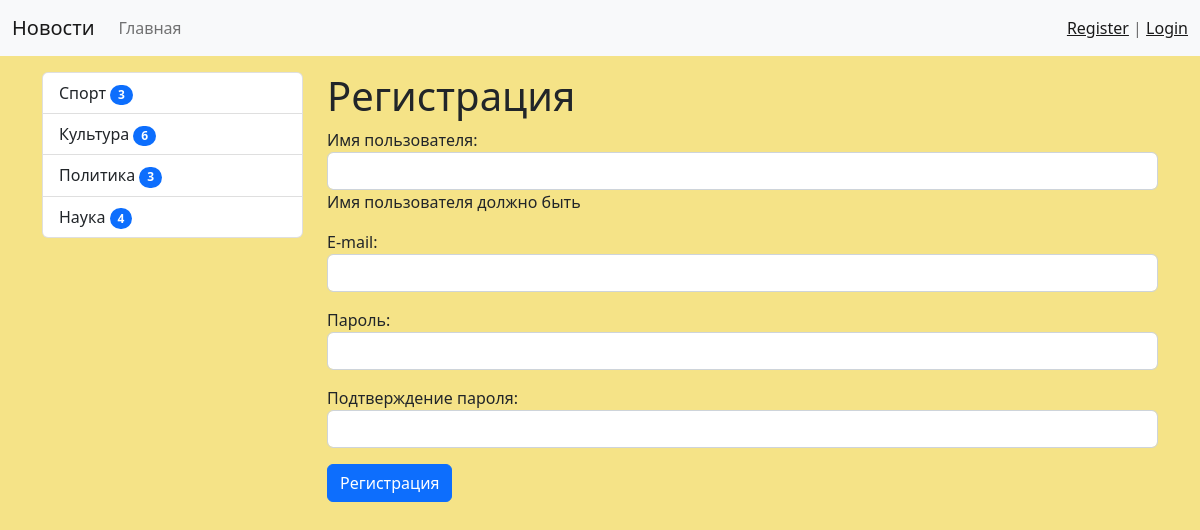
Screenshot of /register/ with the database file from the repository.
### news/models.py (models this page shows, shortened)
class Category(models.Model):
    title = models.CharField(max_length=150, db_index=True, verbose_name='Наименование категории')
    def get_absolute_url(self):
        return reverse('category', kwargs={"category_id": self.pk})
    class Meta:
        verbose_name = 'Категория'
        verbose_name_plural = 'Категории'
        ordering = ['title']

### news/views.py (the view)
# urls.py: path('register/', register, name='register'),
def register(request):
    if request.method == 'POST':
        form = UserRegisterForm(request.POST)
        if form.is_valid():
            user = form.save()
            login(request, user)
            messages.success(request, 'Вы успешно зарегистрировались')
            return redirect('home')
        else:
            messages.error(request, 'Ошибка регистрации')
    else:
        form = UserRegisterForm()
    return render(request, 'news/register.html', {'form': form})

### news/forms.py
class UserRegisterForm(UserCreationForm):
    username = forms.CharField(label='Имя пользователя', help_text='Имя пользователя должно быть' ,widget=forms.TextInput(attrs={
        'class': 'form-control'
    }))
    password1 = forms.CharField(label='Пароль', widget=forms.PasswordInput(attrs={
        'class': 'form-control'
    }))
    password2 = forms.CharField(label='Подтверждение пароля', widget=forms.PasswordInput(attrs={
        'class': 'form-control'
    }))
    email = forms.EmailField(label='E-mail', widget=forms.EmailInput(attrs={
        'class': 'form-control'
    }))
    class Meta:
        model = User
        fields = ('username', 'email', 'password1', 'password2')

### news/templatetags/news_tags.py (called while the page is built)
@register.inclusion_tag('news/list_categories.html')
def show_categories(arg1='Hello', arg2='world'):
    categories = Category.objects.annotate(cnt=Count('news', filter=F('news__is_published'))).filter(cnt__gt=0)
    return {"categories": categories, "arg1": arg1, "arg2": arg2}

### news/templates/news/register.html (shortened to what this page needs)
{% extends 'base.html' %}
{% block sidebar %}
  {% include 'inc/_sidebar.html' %}
{% endblock %}
{% block content %}
    <h1>Регистрация</h1>
    <form method="post">
        {{ form.as_p }}
        <button type="submit" class="btn btn-primary">Регистрация</button>
    </form>
{% endblock %}

### news/templates/news/list_categories.html
<div class="list-group">
    {% for item in categories %}
      <a href="{{ item.get_absolute_url }}" class="list-group-item list-group-item-action">{{ item.title }}  <span class="badge bg-primary rounded-pill">{{ item.cnt }}</span></a>
    {% endfor %}
</div>

### mysite/static/css/style.css (style rules this page uses)
body { background-color: rgb(245, 227, 135); }

### rows the page displays
Category: title "Спорт", cnt "3"
Category: title "Культура", cnt "6"
Category: title "Политика", cnt "3"
Category: title "Наука", cnt "4"
